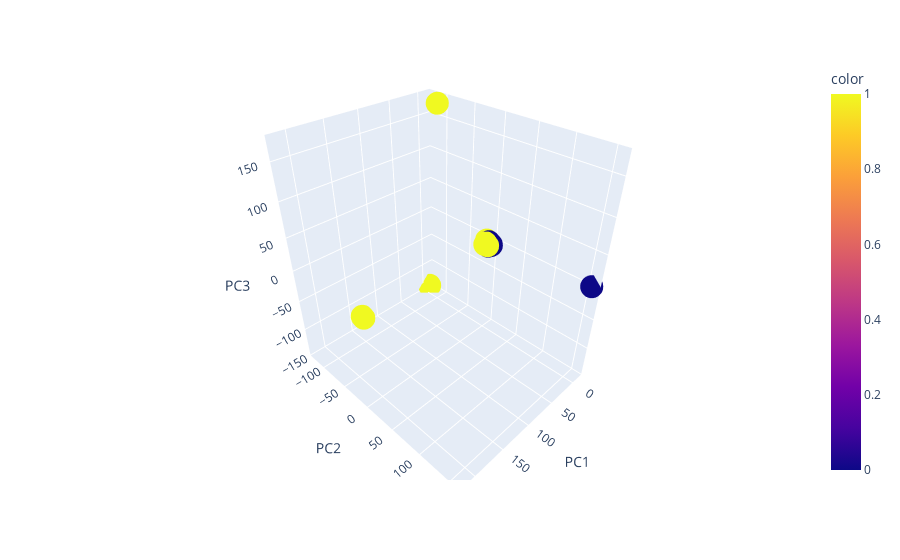

Notebook cell for this chart:
### Code cell
labels = (data_df_avg_season.reset_index()["season"]=='dry').astype(int).values
pca = PCA(n_components=3)
results = pca.fit_transform(aitchison_normalization(data_df_avg_season))
px.scatter_3d(pd.DataFrame(results, columns=["PC1", "PC2", "PC3"]), x="PC1", y="PC2", z="PC3", color=labels)

### Figure 1 — Plotly figure (JSON) as saved in the notebook; plotly's stock layout.template omitted (floating-point values rounded to 4 significant figures; data arrays with more than 128 entries replaced by an {"elided": "..."} marker saying what was removed)
{"data": [{"hovertemplate": "PC1=%{x}<br>PC2=%{y}<br>PC3=%{z}<br>color=%{marker.color}<extra></extra>", "legendgroup": "", "marker": {"color": {"elided": "160 int values"}, "coloraxis": "coloraxis", "symbol": "circle"}, "mode": "markers", "name": "", "scene": "scene", "showlegend": false, "type": "scatter3d", "x": {"elided": "160 float values"}, "y": {"elided": "160 float values"}, "z": {"elided": "160 float values"}}], "layout": {"coloraxis": {"colorbar": {"title": {"text": "color"}}, "colorscale": [[0, "#0d0887"], [0.1111, "#46039f"], [0.2222, "#7201a8"], [0.3333, "#9c179e"], [0.4444, "#bd3786"], [0.5556, "#d8576b"], [0.6667, "#ed7953"], [0.7778, "#fb9f3a"], [0.8889, "#fdca26"], [1, "#f0f921"]]}, "legend": {"tracegroupgap": 0}, "margin": {"t": 60}, "scene": {"domain": {"x": [0, 1], "y": [0, 1]}, "xaxis": {"title": {"text": "PC1"}}, "yaxis": {"title": {"text": "PC2"}}, "zaxis": {"title": {"text": "PC3"}}}}}
